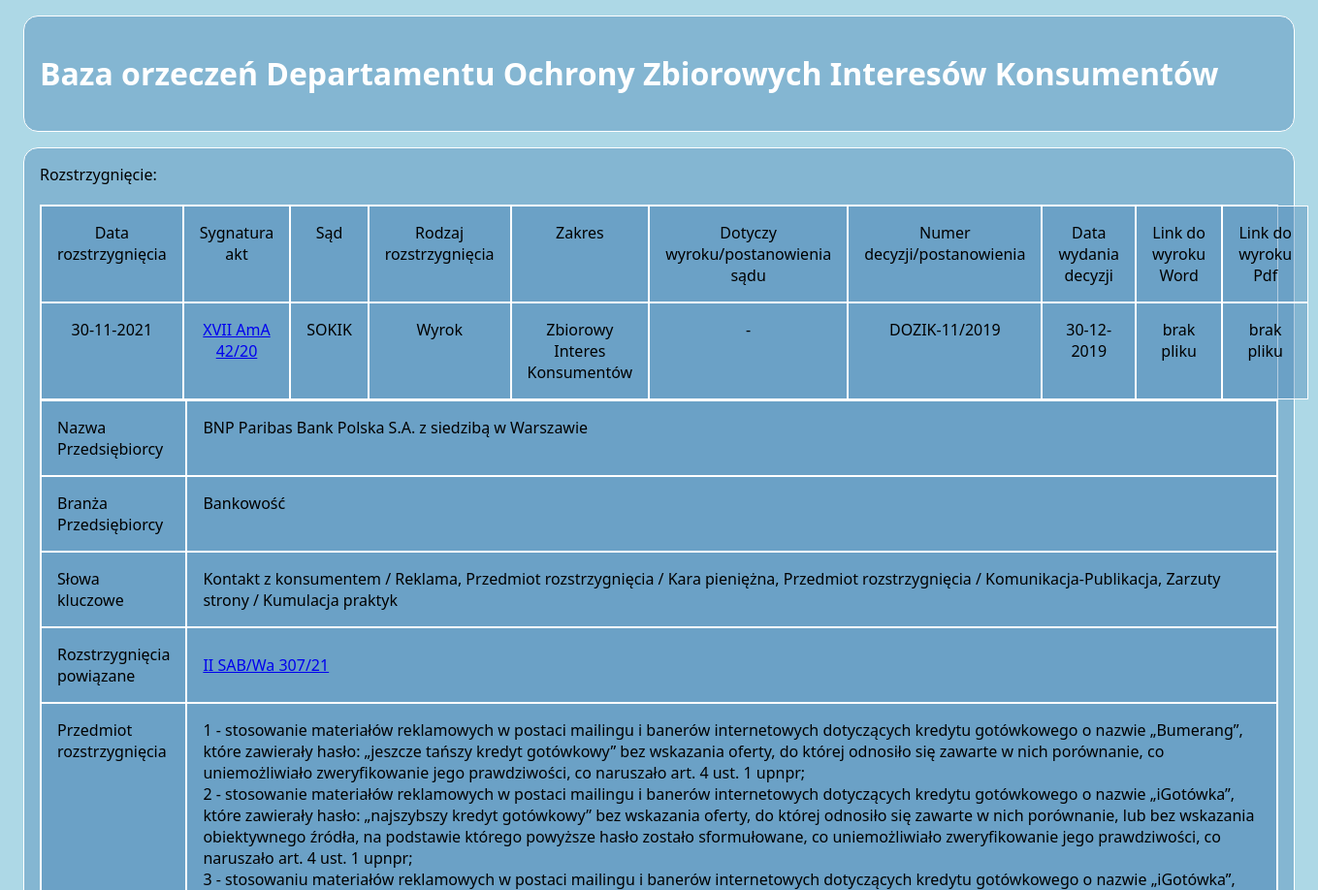
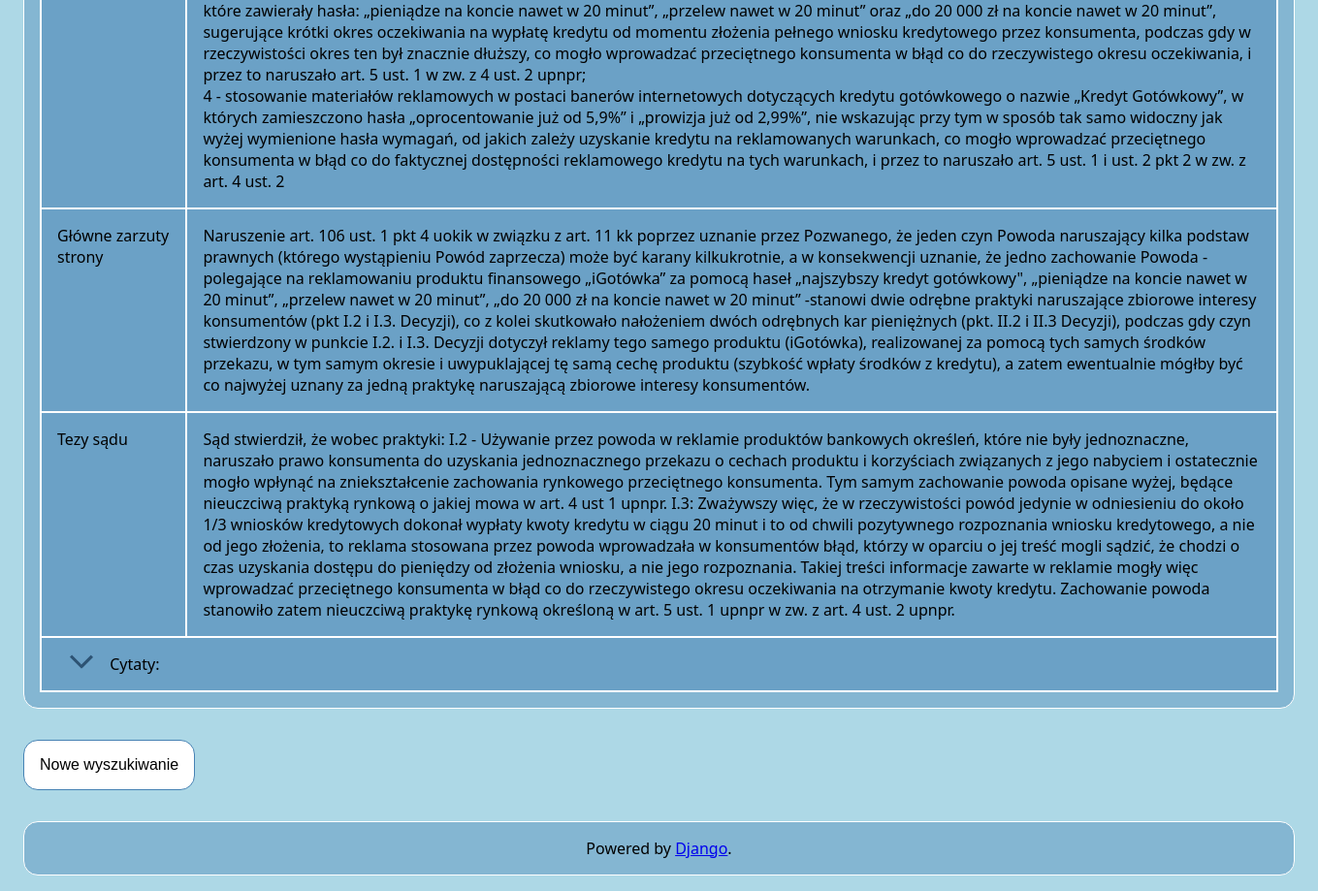
The app's page /act/2 with its own data (2 pictures, top to bottom).
### baza_2_core/models.py (models this page shows, shortened)
class Entry(models.Model):
    date_of_dec = models.DateField(default=None)
    act_signature = models.CharField(max_length=30, default=None)
    court = models.CharField(max_length=30, choices=[(x.abbreviation, x.court) for x in Court.objects.all()], null=True)
    type_of_dec = models.CharField(max_length=30)
    company = models.CharField(max_length=300)
    scope = models.CharField(max_length=30, choices=[("{}scope".format(x.id), "{}".format(x)) for x in Scope.objects.all()], null=True)
    industry = MultiSelectField(choices=[("{}industry".format(x.id,), "{}".format(x))for x in Industry.objects.all()], null=True)
    key_words = MultiSelectField(choices=[(x.id, "{} / {}".format(x.category, x.tag)) for x in Tag.objects.all()], null=True)
    previous_dec = models.CharField(max_length=400, blank=True)
    source_dec = models.CharField(max_length=30, blank=True)
    date_of_source_dec = models.DateField(null=True, blank=True)
    act_doc = models.FileField(upload_to="uploads/", null=True, blank=True)
    act_pdf = models.FileField(upload_to="uploads/", null=True, blank=True)
    subject_of_act = models.CharField(max_length=5000)
    main_allegations = models.CharField(max_length=8000)
    court_theses = models.CharField(max_length=10000)
    quotes = models.CharField(max_length=10000)
    related_acts = models.ManyToManyField('self', blank=True)

class Scope(models.Model):
    scope = models.CharField(max_length=50)
    class Meta:
        ordering = ["-scope"]

### baza_2_core/views.py (the view)
# urls.py: path("act/<str:pk>", views.act, name="act"),
def act(request, pk):
    query = Entry.objects.get(pk=pk)
    context = {"query": query}
    return render(request, "act.html", context)

### baza_2_core/templatetags/my_functions.py (called while the page is built)
@register.filter
def scope_translate(value):
    dictionary = {"{}scope".format(x.id): x.scope for x in Scope.objects.all()}
    return dictionary.get(value)

### templates/act.html (shortened to what this page needs)
<!DOCTYPE html>
{% load my_functions %}
{% load static %}
<html lang="pl">
<head>
        {% block content %}
</head>
<body>
    <div class="main-container">
        <div id="tytul">
            <h1>Baza orzeczeń Departamentu Ochrony Zbiorowych Interesów Konsumentów</h1>
        </div>
        <div>Rozstrzygnięcie:
            <div class="Grid">
                <div class="grid-item">Data rozstrzygnięcia</div>
                <div class="grid-item">Sygnatura akt</div>
                <div class="grid-item">Sąd</div>
                <div class="grid-item">Rodzaj rozstrzygnięcia</div>
                <div class="grid-item">Zakres</div>
                <div class="grid-item">Dotyczy wyroku/postanowienia sądu</div>
                <div class="grid-item">Numer decyzji/postanowienia</div>
                <div class="grid-item">Data wydania decyzji</div>
                <div class="grid-item">Link do wyroku Word</div>
                <div class="grid-item">Link do wyroku Pdf</div>
                <div class="grid-item">{{ query.date_of_dec|date:"d-m-Y" }}</div>
                <div class="grid-item"> <a href="/act/{{ query.id }}"> {{ query.act_signature }} </a></div>
                <div class="grid-item">{{ query.court }}</div>
                <div class="grid-item">{{ query.type_of_dec}}</div>
                <div class="grid-item">{{ query.scope|scope_translate }}</div>
                <div class="grid-item">{{ query.previous_dec }}</div>
                <div class="grid-item">{{ query.source_dec }}</div>
                {% if query.date_of_source_dec %}
                    <div class="grid-item">{{ query.date_of_source_dec|date:"d-m-Y" }}</div>
                {% else %}
                    <div class="grid-item"> - </div>
                {% endif %}
                {% if query.act_doc %}
                    <div class="grid-item"><a href="{{ q.act_doc.url }}"> .doc </a></div>
                {% else %}
                    <div class="grid-item">brak pliku</div>
                {% endif %}
                {% if query.act_doc %}
                    <div class="grid-item"><a href="{{ q.act_pdf.url }}"> .pdf </a></div>
                {% else %}
                    <div class="grid-item">brak pliku</div>
                {% endif %}
            </div>
            <div class="Grid-2">
                <div class="grid-item-1">Nazwa Przedsiębiorcy</div>
                <div class="grid-item-2">{{ query.company }}</div>
                <div class="grid-item-88">Branża Przedsiębiorcy</div>
                <div class="grid-item-99">{{ query.industry }}</div>
                <div class="grid-item-3">Słowa kluczowe</div>
                <div class="grid-item-4">{{ query.key_words }}</div>
                <div class="grid-item-66">Rozstrzygnięcia powiązane</div>
                <div class="grid-item-77" style="display: flex; align-items: center">
                    {% for act in query.related_acts.all %}
                    <div style="margin: 0px 2em 0px 0em; padding: 0px; border: none; background: none"><a href="/act/{{ act.id }}" target="_blank"> {{ act.act_signature }} </a></div>
                    {% endfor %}
                </div>
                <div class="grid-item-5">Przedmiot rozstrzygnięcia</div>
                <div class="grid-item-6" style="white-space: pre-line">{{ query.subject_of_act }}</div>
                <div class="grid-item-7">Główne zarzuty strony</div>
                <div class="grid-item-8">{{ query.main_allegations }}</div>
                <div class="grid-item-9">Tezy sądu</div>
                <div class="grid-item-10">{{ query.court_theses }}</div>
                <div class="grid-item-11">
                        <div class="ikonka-ptaszek">
                        </div>
                    <p class="slowa-kluczowe">Cytaty:</p>
                </div>
            </div>
        </div>
        {% endblock %}
        <button class="button" onclick="window.location.href='http://baza-orzeczen-dozik.uokik.gov.pl/'">Nowe wyszukiwanie</button>
        <div style="text-align: center">Powered by <a href="https://www.djangoproject.com/"> Django</a>.  </div>
    </div>
</body>
</html>

### records on screen
Entry: date_of_dec "30-11-2021", act_signature "XVII AmA 42/20", court "SOKIK", type_of_dec "Wyrok", scope|scope_translate "Zbiorowy Interes Konsumentów", previous_dec "-", source_dec "DOZIK-11/2019", date_of_source_dec "30-12-2019", company "BNP Paribas Bank Polska S.A. z siedzibą w Warszawie", industry "Bankowość", key_words "Kontakt z konsumentem / Reklama, Przedmiot rozstrzygnięcia / Kara pieniężna, Przedmiot rozstrzygnięcia / Komunikacja-Publikacja, Zarzuty strony / Kumulacja praktyk", subject_of_act "1 - stosowanie materiałów reklamowych w postaci mailingu i banerów internetowych dotyczących kredytu gotówkowego o nazwie „Bumerang”, które zawierały hasło: „jeszcze tańszy kredyt gotówkowy” bez wskazania oferty, do której odnosiło się zawarte w nich porównanie, co uniemożliwiało zweryfikowanie jego prawdziwości, co naruszało art. 4 ust. 1 upnpr; 2 - stosowanie materiałów reklamowych w postaci mailingu i banerów internetowych dotyczących kredytu gotówkowego o nazwie „iGotówka”, które zawierały hasło: „najszybszy kredyt gotówkowy” bez wskazania oferty, do której odnosiło się zawarte w nich porównanie, lub bez wskazania obiektywnego źródła, na podstawie którego powyższe hasło zostało…", main_allegations "Naruszenie art. 106 ust. 1 pkt 4 uokik w związku z art. 11 kk poprzez uznanie przez Pozwanego, że jeden czyn Powoda naruszający kilka podstaw prawnych (którego wystąpieniu Powód zaprzecza) może być karany kilkukrotnie, a w konsekwencji uznanie, że jedno zachowanie Powoda - polegające na reklamowaniu produktu finansowego „iGotówka” za pomocą haseł „najszybszy kredyt gotówkowy\", „pieniądze na koncie nawet w 20 minut”, „przelew nawet w 20 minut”, „do 20 000 zł na koncie nawet w 20 minut” -stanowi dwie odrębne praktyki naruszające zbiorowe interesy konsumentów (pkt I.2 i I.3. Decyzji), co z kolei skutkowało nałożeniem dwóch odrębnych kar pieniężnych (pkt. II.2 i II.3 Decyzji), podczas gdy czyn…", court_theses "Sąd stwierdził, że wobec praktyki: I.2 - Używanie przez powoda w reklamie produktów bankowych określeń, które nie były jednoznaczne, naruszało prawo konsumenta do uzyskania jednoznacznego przekazu o cechach produktu i korzyściach związanych z jego nabyciem i ostatecznie mogło wpłynąć na zniekształcenie zachowania rynkowego przeciętnego konsumenta. Tym samym zachowanie powoda opisane wyżej, będące nieuczciwą praktyką rynkową o jakiej mowa w art. 4 ust 1 upnpr. I.3: Zważywszy więc, że w rzeczywistości powód jedynie w odniesieniu do około 1/3 wniosków kredytowych dokonał wypłaty kwoty kredytu w ciągu 20 minut i to od chwili pozytywnego rozpoznania wniosku kredytowego, a nie od jego złożenia,…"
Entry: act_signature "II SAB/Wa 307/21"
